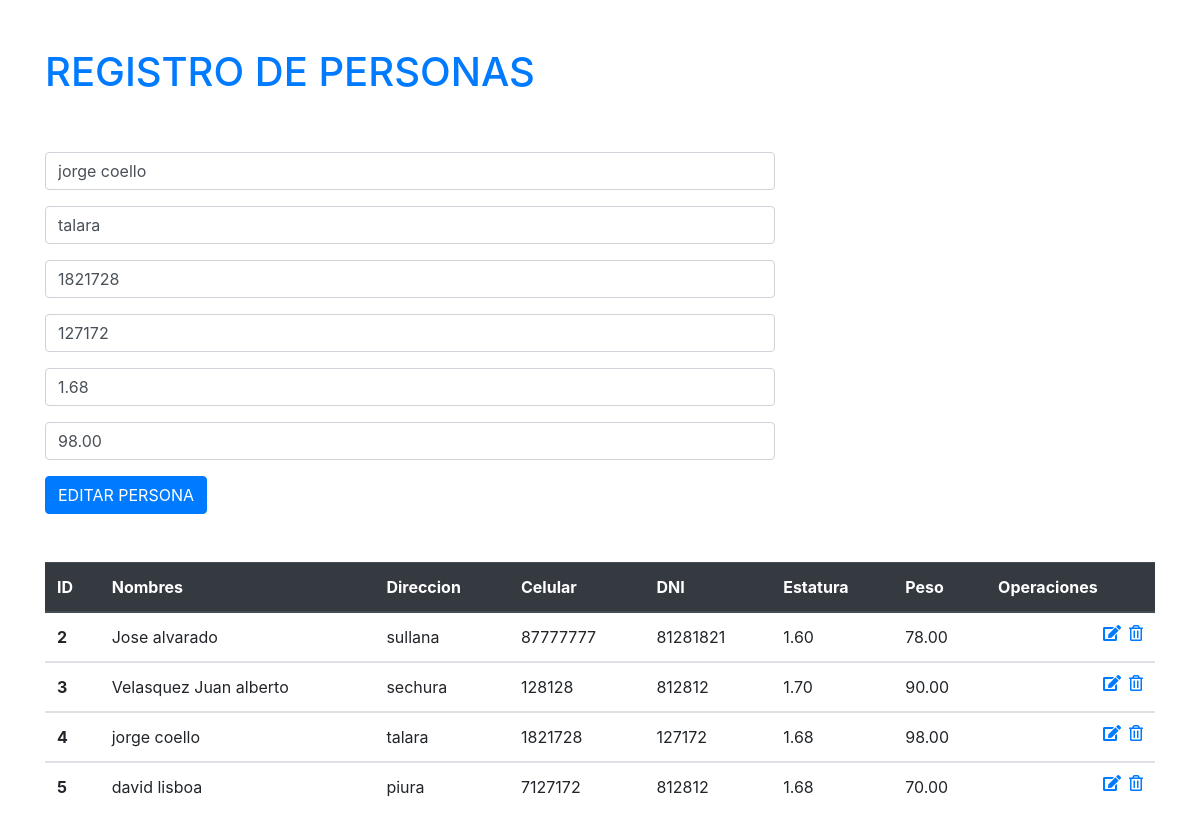
Page /aprende-crud-2/index.php?id=4 on the committed database.
### tables this page shows
CREATE TABLE `personas` (
  `id` int(11) NOT NULL AUTO_INCREMENT,
  `nombres` varchar(255) DEFAULT NULL,
  `direccion` varchar(255) DEFAULT NULL,
  `celular` varchar(9) DEFAULT NULL,
  `dni` varchar(8) DEFAULT NULL,
  `estatura` decimal(8,2) DEFAULT NULL,
  `peso` decimal(8,2) DEFAULT NULL,
  `estado` bit(1) DEFAULT NULL,
  PRIMARY KEY (`id`)
);

### aprende-crud-2/index.php (the view, shortened to what this page needs)
<?php
    include_once 'conexion.php';
    $sql_leer = 'SELECT * FROM personas where estado = 1';
    $sentencia_leer = $pdo->prepare($sql_leer);
    $sentencia_leer->execute();
    $resultado = $sentencia_leer->fetchAll();
    if ($_GET) {
        $id = $_GET['id'];
        $sql_persona = 'SELECT * FROM personas where id=?';
        $sentencia_persona = $pdo->prepare($sql_persona);
        $sentencia_persona->execute(array($id));
        $resultado_persona = $sentencia_persona->fetch();
    }
?>
<!doctype html>
<html lang="es">
  <head>
    <link rel="stylesheet" href="https://stackpath.bootstrapcdn.com/bootstrap/4.3.1/css/bootstrap.min.css">
    <link rel="stylesheet" href="https://use.fontawesome.com/releases/v5.8.1/css/all.css">
  </head>
  <body>
    <section id="contenido">
        <div class="container pt-5">
          <h1 class="pb-5">    <a href="/aprende-crud-2">REGISTRO DE PERSONAS</a>  </h1>
            <div class="row">
                <div class="col-md-8 pb-5">
                <?php if($_GET): ?>
                    <form method="GET" action="editar.php">
                        <div class="form-group">
                            <input type="text" class="form-control" id="nombres" name="nombres"  value="<?php echo $resultado_persona['nombres'] ?>" placeholder="Ingresar nombres y apellidos">
                        </div>
                        <div class="form-group">
                            <input type="text" class="form-control" id="direccion" name="direccion" value="<?php echo $resultado_persona['direccion'] ?>" placeholder="Ingresar direccion">
                        </div>
                        <div class="form-group">
                            <input type="text" class="form-control" id="celular" name="celular" value="<?php echo $resultado_persona['celular'] ?>" placeholder="Ingresar celular">
                        </div>
                        <div class="form-group">
                            <input type="text" class="form-control" id="DNI" name="DNI"  placeholder="Ingresar DNI" value="<?php echo $resultado_persona['dni'] ?>">
                        </div>
                        <div class="form-group">
                            <input type="text" class="form-control" id="estatura" name="estatura" placeholder="Ingresar estatura" value="<?php echo $resultado_persona['estatura'] ?>">
                        </div>
                        <div class="form-group">
                            <input type="text" class="form-control" id="peso" name="peso"  placeholder="Ingresar peso" value="<?php echo $resultado_persona['peso'] ?>">
                        </div>
                        <button type="submit" class="btn btn-primary">EDITAR PERSONA</button>
                    </form>
                <?php endif ?>
                </div>
            </div>
            <div class="row">
                <div class="col-md-12">
                    <table class="table">
                        <thead class="thead-dark">
                            <tr>
                            <th scope="col">ID</th>
                            <th scope="col">Nombres</th>
                            <th scope="col">Direccion</th>
                            <th scope="col">Celular</th>
                            <th scope="col">DNI</th>
                            <th scope="col">Estatura</th>
                            <th scope="col">Peso</th>
                            <th scope="col"> Operaciones </th>
                            </tr>
                        </thead>
                        <tbody>
                        <?php foreach($resultado as $dato): ?>
                            <tr>
                            <th scope="row"> <?php echo $dato['id'] ?> </th>
                            <td> <?php echo $dato['nombres'] ?> </td>
                            <td> <?php echo $dato['direccion'] ?> </td>
                            <td> <?php echo $dato['celular'] ?> </td>
                            <td> <?php echo $dato['dni'] ?> </td>
                            <td> <?php echo $dato['estatura'] ?> </td>
                            <td> <?php echo $dato['peso'] ?> </td>
                            <td>   <a href="eliminar.php?id=<?php echo $dato['id'] ?>"><i class="far fa-trash-alt float-right ml-2 "></i> </a>
                                   <a href="index.php?id=<?php echo $dato['id'] ?>"><i class="fas fa-edit float-right  "> </i> </a>
                            </td>
                            </tr>
                        </tbody>
                        <?php endforeach ?>
                    </table>
                </div>
            </div>
        </div>
    </section>
  </body>
</html>

### rows in the picture
personas: nombres "jorge coello", direccion "talara", celular "1821728", DNI "127172", estatura "1.68", peso "98.00", id "4", dni "127172"
personas: id "2", nombres "Jose alvarado", direccion "sullana", celular "87777777", dni "81281821", estatura "1.60", peso "78.00"
personas: id "3", nombres "Velasquez Juan alberto", direccion "sechura", celular "128128", dni "812812", estatura "1.70", peso "90.00"
personas: id "5", nombres "david lisboa", direccion "piura", celular "7127172", dni "812812", estatura "1.68", peso "70.00"
